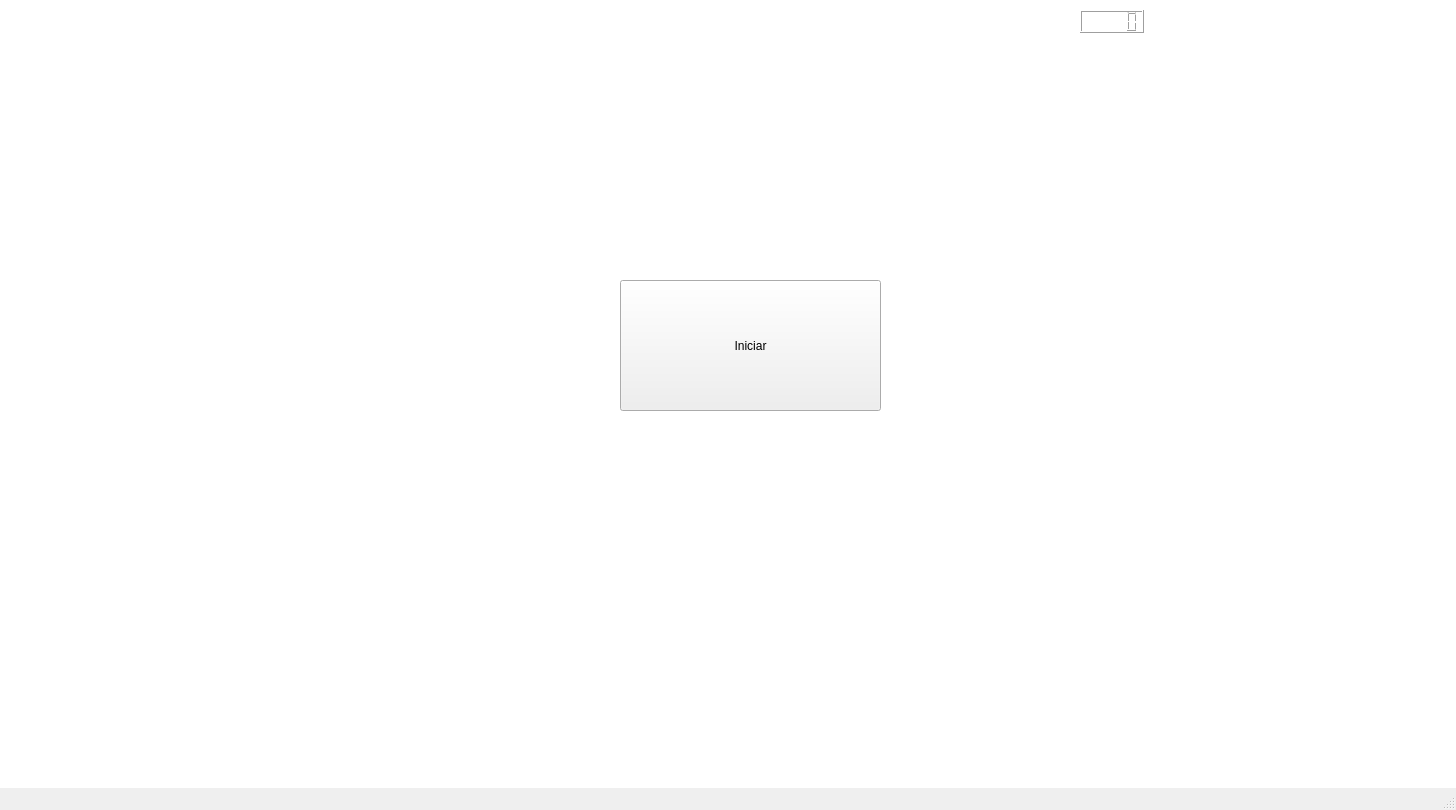
<?xml version="1.0" encoding="UTF-8"?>
<ui version="4.0">
 <class>MainWindow</class>
 <widget class="QMainWindow" name="MainWindow">
  <property name="geometry">
   <rect>
    <x>0</x>
    <y>0</y>
    <width>1456</width>
    <height>810</height>
   </rect>
  </property>
  <property name="windowTitle">
   <string>MainWindow</string>
  </property>
  <widget class="QWidget" name="centralwidget">
   <widget class="QGraphicsView" name="graphicsView">
    <property name="geometry">
     <rect>
      <x>-40</x>
      <y>-10</y>
      <width>1560</width>
      <height>930</height>
     </rect>
    </property>
    <property name="sizePolicy">
     <sizepolicy hsizetype="Preferred" vsizetype="Preferred">
      <horstretch>0</horstretch>
      <verstretch>0</verstretch>
     </sizepolicy>
    </property>
   </widget>
   <widget class="QPushButton" name="pB_start">
    <property name="geometry">
     <rect>
      <x>620</x>
      <y>280</y>
      <width>261</width>
      <height>131</height>
     </rect>
    </property>
    <property name="text">
     <string>Iniciar</string>
    </property>
    <property name="checkable">
     <bool>false</bool>
    </property>
    <property name="autoRepeat">
     <bool>false</bool>
    </property>
    <property name="autoExclusive">
     <bool>false</bool>
    </property>
   </widget>
   <widget class="QLCDNumber" name="lcdNumber">
    <property name="geometry">
     <rect>
      <x>1080</x>
      <y>10</y>
      <width>64</width>
      <height>23</height>
     </rect>
    </property>
   </widget>
  </widget>
  <widget class="QMenuBar" name="menubar">
   <property name="geometry">
    <rect>
     <x>0</x>
     <y>0</y>
     <width>1456</width>
     <height>21</height>
    </rect>
   </property>
  </widget>
  <widget class="QStatusBar" name="statusbar"/>
 </widget>
 <resources/>
 <connections/>
</ui>
